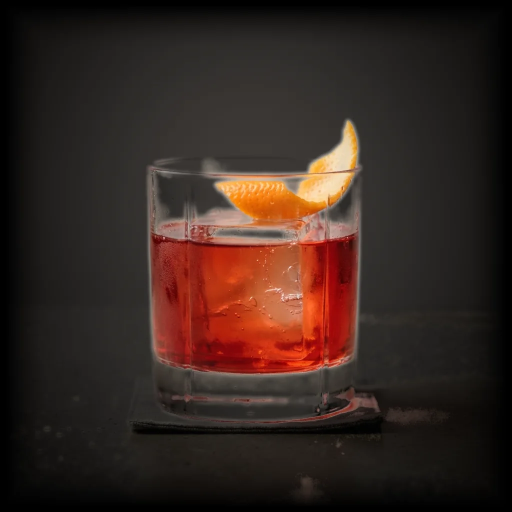
#> input picture specs/v4-mockups/black-min/img/negroni.webp, 1024 x 1024 px, given in place of negroni.png, which was not available (shown at 1/2 size)
$ python daylight.py
#> lines starting #> are read from the running program, lines starting #| are printed output that depends on the picture; pictures that were not available may be replaced by others from this repository, and a replacement may not be noted
"""
Daylight bake for the v4 "white" mock (specs/v4-mockups/white/spec.md section 6).

The tungsten bake (scripts/lib/tungsten.py) re-lights every master into a warm
pool that settles to the cellar's burgundy at the edges. On a monochrome page
that burgundy edge is the wine coming back in through the photographs, so this
direction goes the other way: it keeps the studio master's daylight and only
NEUTRALISES THE WALL. Pixels with almost no chroma (the cool grey seamless, a
warm stone counter, glass, ice) lose what tint they have; anything with real
chroma (the drink, the garnish) keeps every bit of its colour. The weight is a
smooth ramp on chroma, so there is no mask edge to see.

It also bakes the "not yet" print: the same frame in black and white, lifted
toward the slot's wash so it reads as a faded proof, never as a caught drink.

  python3 tools/daylight.py            # writes img/<id>.webp and img/bw/<id>.webp

Masters: ~/Desktop/CLINK DEX PHOTOS/<id>.png (1024 px). Needs numpy + Pillow.
Fixed maths, no randomness: the output is the same every run.
"""
import os
import sys

import numpy as np
from PIL import Image

HERE = os.path.dirname(os.path.abspath(__file__))
OUT = os.path.join(HERE, '..', 'img')
SRC = os.path.join(os.path.expanduser('~'), 'Desktop', 'CLINK DEX PHOTOS')

COLOUR = [
    'negroni', 'paper-plane', 'aperol-spritz', 'martini', 'clover-club',
    'caesar', 'brandy-alexander', 'espresso-martini', 'white-russian', 'gin-fizz',
    'ramos-gin-fizz', 'daiquiri', 'americano', 'boulevardier', 'tom-collins',
    'last-word', 'old-fashioned', 'aviation', 'penicillin', 'margarita',
    'sidecar', 'negroni-sbagliato', 'white-negroni', 'greyhound', 'grasshopper',
    'porto-flip',
]
# "Not yet" prints: drinks Nico has not caught that the mock shows.
BW = ['greyhound', 'grasshopper', 'porto-flip', 'americano', 'negroni-sbagliato', 'white-negroni']

# Chroma (max - min channel, 0..255) under ONSET is wall and goes fully neutral;
# over ONSET + SPAN it is drink and is left exactly as shot.
ONSET, SPAN = 14.0, 26.0
LUMA = np.array([0.2126, 0.7152, 0.0722], np.float32)


def load(name):
#> called with name = 'negroni'
    p = os.path.join(SRC, name + '.png')
    if not os.path.exists(p):
        sys.exit(f'missing master {p}')
    return np.asarray(Image.open(p).convert('RGB'), np.float32)


def daylight(a):
    chroma = a.max(axis=2) - a.min(axis=2)
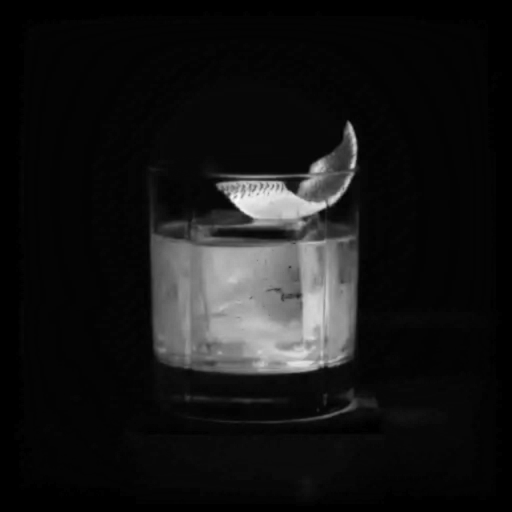
#> chroma: shape (1024, 1024) float32 (shown at 1/2 size); min 0, max 252, mean 22.1
    w = np.clip((chroma - ONSET) / SPAN, 0.0, 1.0)
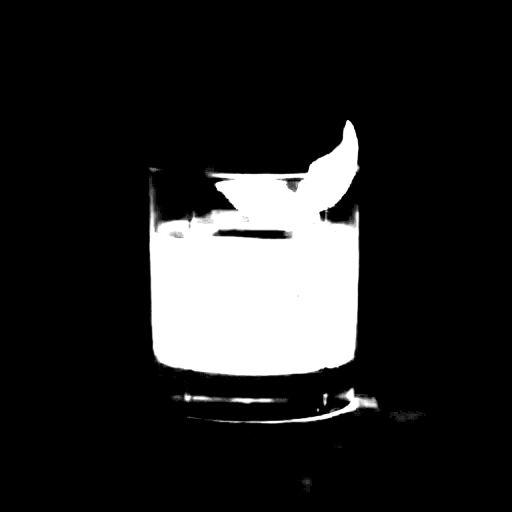
#> w: shape (1024, 1024) float32 (shown at 1/2 size); min 0, max 1, mean 0.147
    w = w * w * (3 - 2 * w)  # smoothstep: no visible threshold
    y = (a @ LUMA)[..., None]
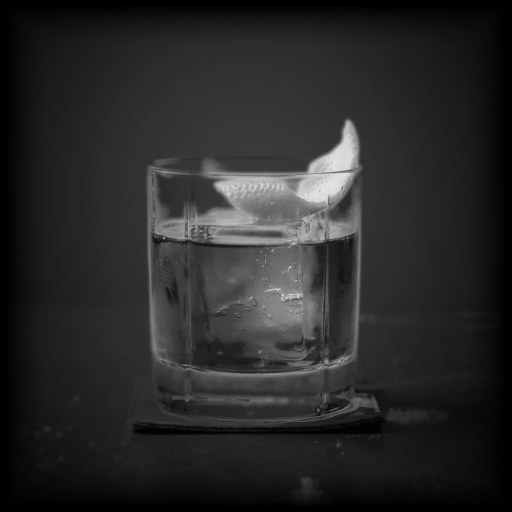
#> y: shape (1024, 1024, 1) float32 (shown at 1/2 size); min 0, max 234.3, mean 40.9
    out = y + (a - y) * w[..., None]
    return np.clip(out, 0, 255).astype(np.uint8)


def faded(a):
    y = a @ LUMA
    # lift toward #F0F0F0: black lands at #6F6F6F, the wall near #D4D4D4
    out = 240.0 - (255.0 - y) * 0.52
    return np.clip(out, 0, 255).astype(np.uint8)


def main():
    os.makedirs(os.path.join(OUT, 'bw'), exist_ok=True)
    for n in COLOUR:
        im = Image.fromarray(daylight(load(n)))
        im.resize((800, 800), Image.LANCZOS).save(os.path.join(OUT, n + '.webp'), quality=84, method=6)
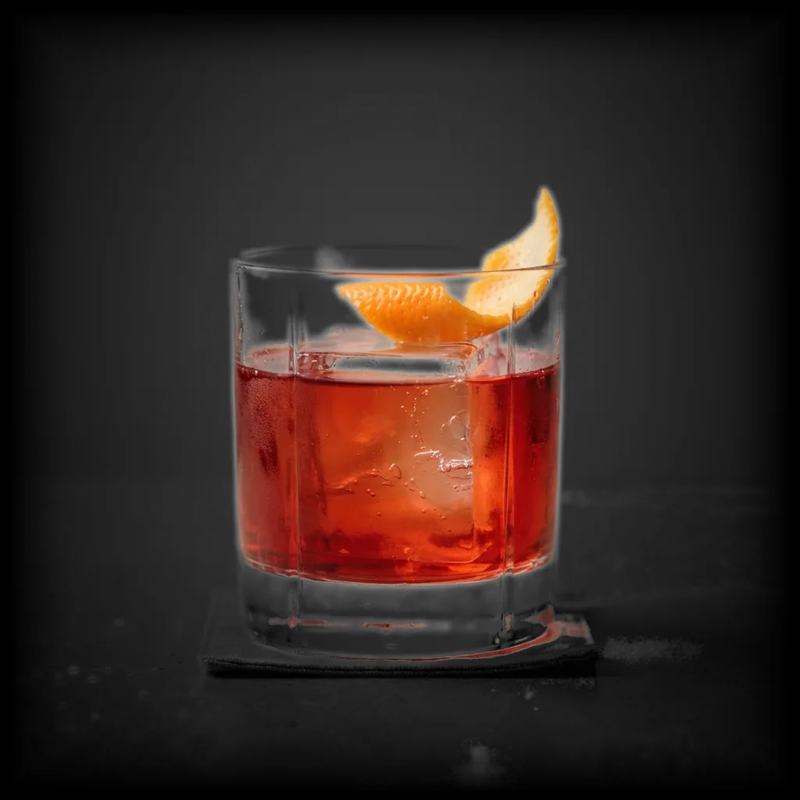
#> saved as negroni.webp: PIL image 800x800 RGB; mean R, G, B 52.1, 37.8, 33.9
#> pass 2 of the loop in main, `for n in COLOUR:`:
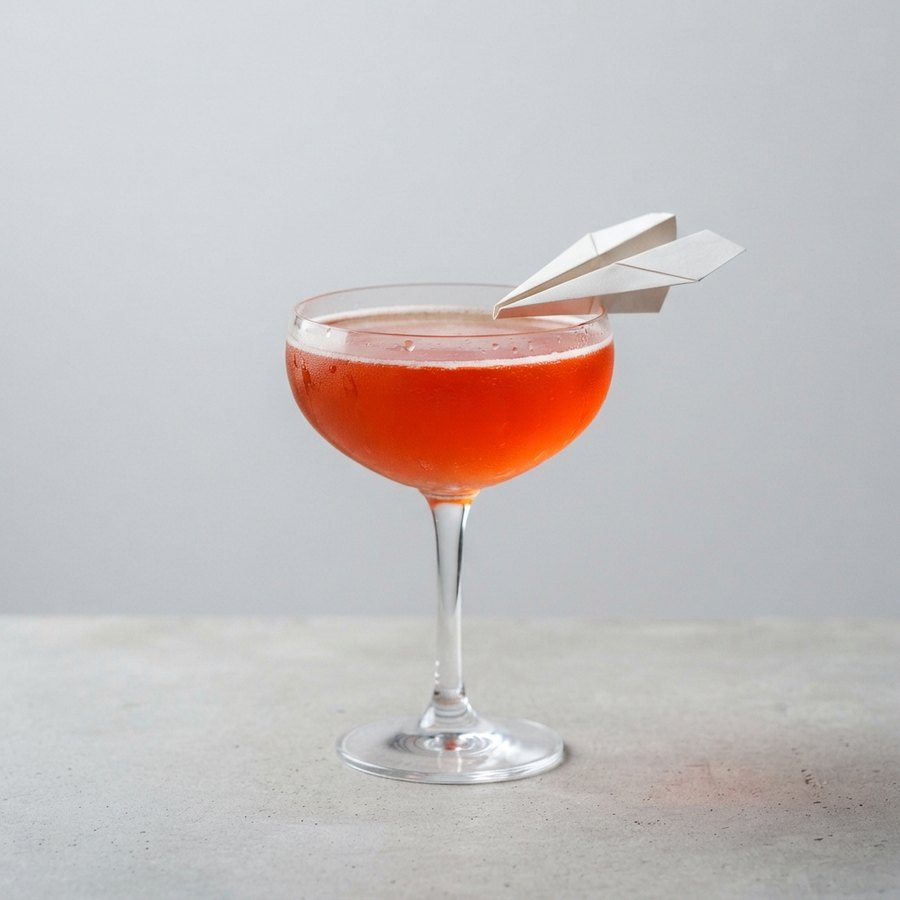
#> input picture specs/v4-mockups/split-min/img/paper-plane.jpg, 900 x 900 px, given in place of paper-plane.png, which was not available
#> chroma: shape (900, 900) float32
#> in daylight (call 2), `w = np.clip((chroma - ONSET) / SPAN, 0.0, 1.0)`:
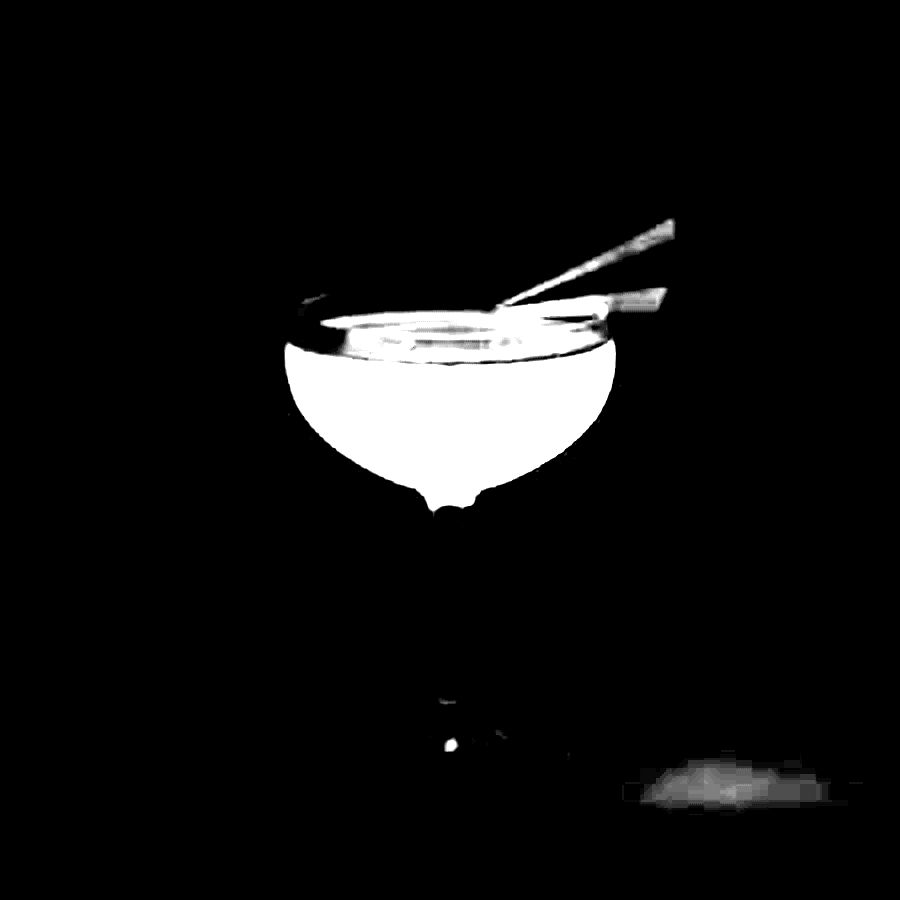
#> w: shape (900, 900) float32; min 0, max 1, mean 0.064
#> in daylight (call 2), `y = (a @ LUMA)[..., None]`:
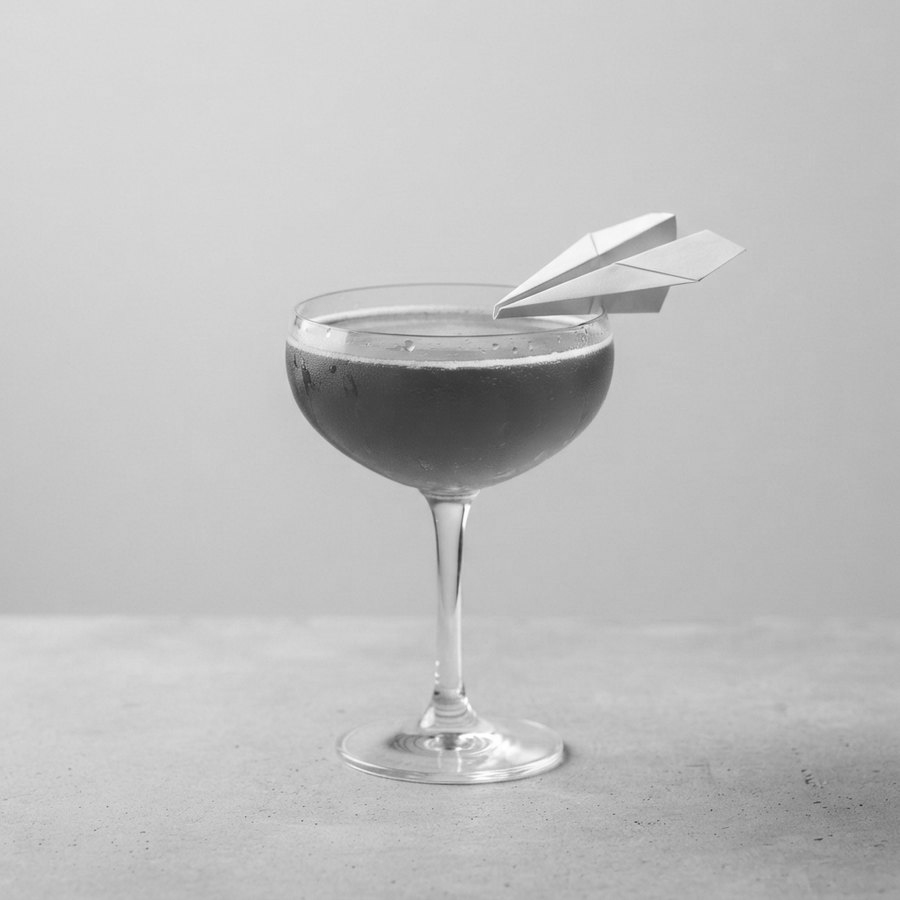
#> y: shape (900, 900, 1) float32; min 45.98, max 255, mean 192.7
#> out: shape (900, 900, 3) float32
    for n in BW:
        im = Image.fromarray(faded(load(n)), 'L')
        im.resize((400, 400), Image.LANCZOS).save(os.path.join(OUT, 'bw', n + '.webp'), quality=84, method=6)
    print(f'baked {len(COLOUR)} daylight prints and {len(BW)} not-yet prints into {os.path.normpath(OUT)}')


if __name__ == '__main__':
#> (the run stopped early here; a loop or call above may not have finished)
